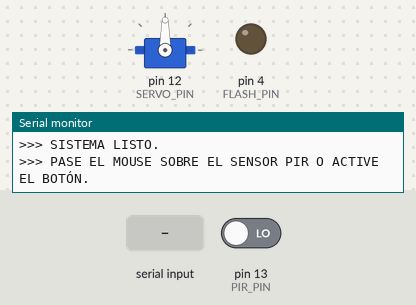
This sketch was run on a simulated Arduino Uno, built for the host (arithmetic inside an expression is 32-bit, double 64-bit). Shown: servo, output pins drawn as LEDs (lit = HIGH), the last lines printed to the serial monitor. Inputs (shaded band) come from the test bench; at power-on: pin 13 (PIR_PIN) LOW.

Above: at 3.2 s.
3.3 s: pin 13 (PIR_PIN) driven HIGH
At 3.7 s:
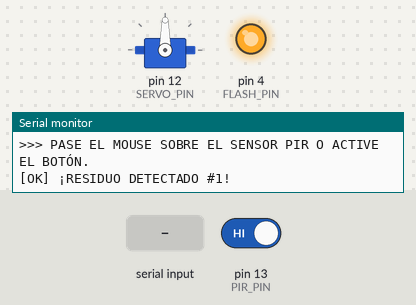
5.3 s: "A" received over Serial
At 6.0 s:
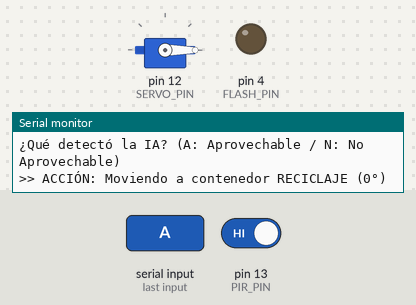
Timing chart, 0 to 9.3 s (numbered marks = the images above; inputs shaded):
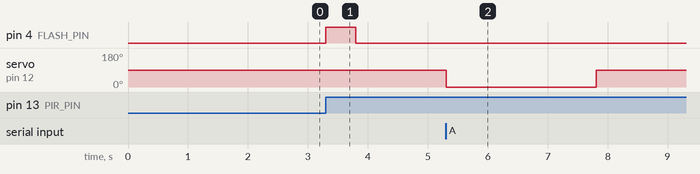

The sketch:

sketch.ino
```cpp
#include <ESP32Servo.h>

const int PIR_PIN = 13;
const int SERVO_PIN = 12;
const int FLASH_PIN = 4;

Servo servoClasificador;
int contadorTotal = 0;

void finalizarSimulacion() {
  Serial.println("\n==============================================");
  Serial.println("          SIMULACIÓN FINALIZADA (UDI)         ");
  Serial.printf("  Total residuos procesados: %d\n", contadorTotal);
  Serial.println("==============================================");
  while(true) { delay(1000); }
}

void setup() {
  Serial.begin(115200);

  // En Velxio, a veces el PIR necesita PULLDOWN interno si flota
  pinMode(PIR_PIN, INPUT_PULLDOWN);
  pinMode(FLASH_PIN, OUTPUT);

  servoClasificador.attach(SERVO_PIN);
  servoClasificador.write(90);

  delay(2000); // Tiempo para que el sensor se estabilice
  Serial.println("\n>>> SISTEMA LISTO.");
  Serial.println(">>> PASE EL MOUSE SOBRE EL SENSOR PIR O ACTIVE EL BOTÓN.");
}

void loop() {
  // Leemos el estado del sensor
  int estadoPIR = digitalRead(PIR_PIN);

  if (estadoPIR == HIGH) {
    contadorTotal++;
    Serial.printf("\n[OK] ¡RESIDUO DETECTADO #%d!\n", contadorTotal);

    // Feedback visual (Flash)
    digitalWrite(FLASH_PIN, HIGH);
    delay(500);
    digitalWrite(FLASH_PIN, LOW);

    Serial.println("¿Qué detectó la IA? (A: Aprovechable / N: No Aprovechable)");

    // Esperar respuesta (Limpiando buffer primero)
    while(Serial.available() > 0) Serial.read();

    char decision = ' ';
    while (true) {
      if (Serial.available() > 0) {
        decision = toupper(Serial.read());
        if (decision == 'A' || decision == 'N') break;
      }
      delay(10); // Evita saturar el procesador de la simulación
    }

    if (decision == 'A') {
      Serial.println(">> ACCIÓN: Moviendo a contenedor RECICLAJE (0°)");
      servoClasificador.write(0);
    } else {
      Serial.println(">> ACCIÓN: Moviendo a contenedor BASURA (180°)");
      servoClasificador.write(180);
    }

    delay(2500); // Tiempo de caída del residuo
    servoClasificador.write(90);

    Serial.println("\n¿Desea continuar clasificado? (S/N)");

    // Esperar confirmación de continuación
    while(Serial.available() > 0) Serial.read();
    char continuar = ' ';
    while (true) {
      if (Serial.available() > 0) {
        continuar = toupper(Serial.read());
        if (continuar == 'S' || continuar == 'N') break;
      }
      delay(10);
    }

    if (continuar == 'N') {
      finalizarSimulacion();
    } else {
      Serial.println("\n>>> Sistema rearmado. Mueva el residuo del sensor...");
      delay(3000); // Tiempo para "limpiar" el área del sensor
      while(Serial.available() > 0) Serial.read();
    }
  }
}
```

Measured:
- after the input at 3.3 s, pin 4 (FLASH_PIN): LOW → HIGH at once, → LOW 0.50 s later
- after the input at 5.3 s, servo on pin 12 (SERVO_PIN): 90° → 0° at once, → 90° 2.5 s later
